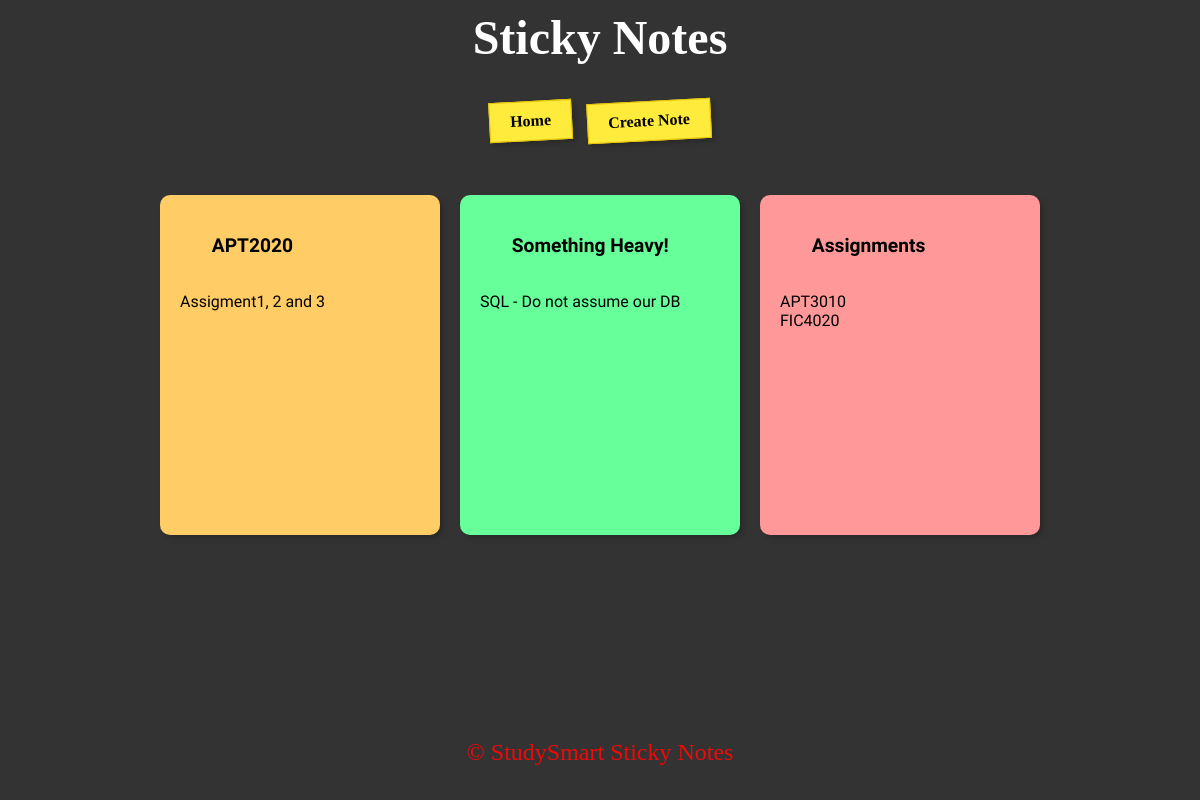
The app's page /stickynote/ with its own data.
### stickynote/models.py (models this page shows, shortened)
class StickyNotes(models.Model):  # Class to display sticky note
    title = models.CharField(max_length=22)  # Max len for error handling
    content = models.TextField(max_length=250)
    created_at = models.DateTimeField(auto_now_add=True)
    updated_at = models.DateTimeField(auto_now=True)
    class Meta:  # Using Djangos inbuilt function for timestamp
        ordering = ["-created_at"]

### stickynote/views.py (the view)
# urls.py: path('', views.sticky_note_list, name='note_list'),
def sticky_note_list(request):
    notes = StickyNotes.objects.all()
    return render(request, "sticky_notes/note_list.html", {"notes": notes})

### stickynote/templates/sticky_notes/note_list.html (shortened to what this page needs)
{% extends "sticky_notes/base.html" %}
{% block content %}
  <div class="sticky-note-container">
    {% for note in notes %}
      <div class="sticky-note">
        <a href="{% url 'note_detail' pk=note.pk %}">{{ note.title }}</a>
        <p>{{ note.content|linebreaks }}</p>
      </div>
    {% endfor %}
  </div>
{% endblock %}

### stickynote/static/sticky_notes/styles.css (style rules this page uses)
html, body { height: 100%; margin: 0; padding: 0; display: flex; flex-direction: column; background-color: #333; }
a { color: #22ec04; text-decoration: none; }
.sticky-note-container { display: flex; flex-wrap: wrap; justify-content: center; gap: 20px; margin-top: 100px; }
.sticky-note { width: 240px; height: 300px; padding: 20px; border-radius: 10px; box-shadow: 3px 3px 5px rgba(0, 0, 0, 0.2); font-family: 'Shadows Into Light', cursive; white-space: pre-wrap; word-wrap: break-word; }
.sticky-note a { color: black; text-decoration: none; font-weight: bold; font-size: 1.2em; }
.sticky-note p { font-size: 1em; margin-top: 10px; }
.sticky-note:nth-child(1) { background-color: #ffcc66; }
.sticky-note:nth-child(2) { background-color: #66ff99; }
.sticky-note:nth-child(3) { background-color: #ff9999; }

### records on screen
StickyNotes: title "APT2020", content "Assigment1, 2 and 3"
StickyNotes: title "Something Heavy!", content "SQL - Do not assume our DB"
StickyNotes: title "Assignments", content "APT3010 FIC4020"
